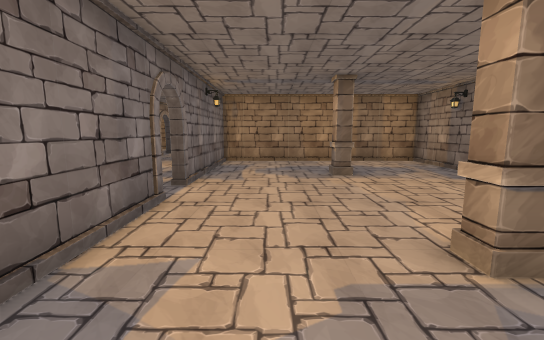
[1] (above)

24 first-person views from a walk through a Unity game level. The camera is 1.3 m above the floor, tilts 8° down and sees 90° across. The floor is counted in squares, 1 m on a side. Each view is taken from the middle of a square. On the plan, view 1 faces up. The plan holds only what a view shows up to about 13 squares ahead; the rest is blank. The place goes on beyond the plan. The player character is not drawn. Some animated figures are left out. Door leaves are left out, so doorways stand open.

[2]
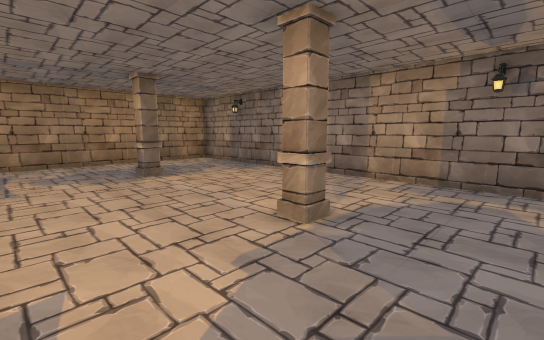

[3]
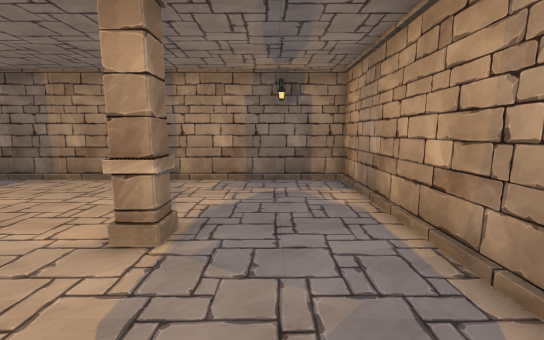

[4]
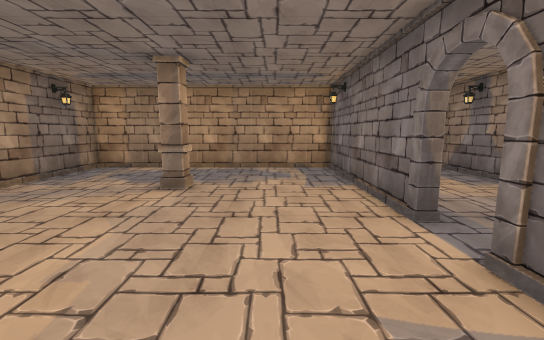

[5]
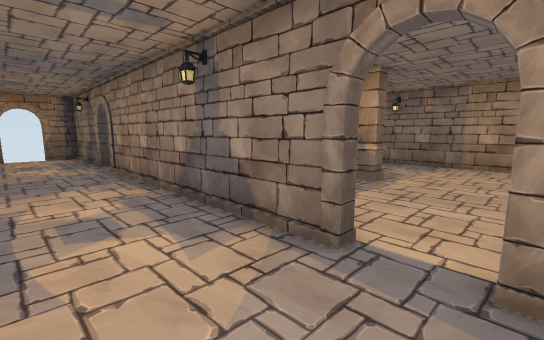

[6]
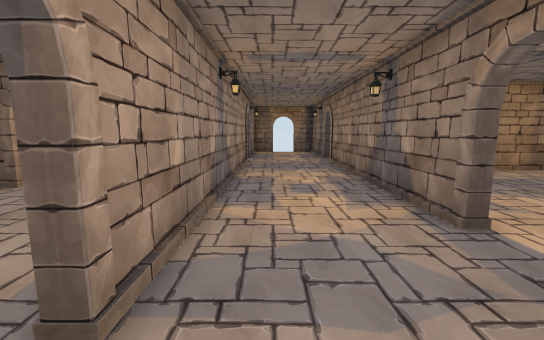

[7]
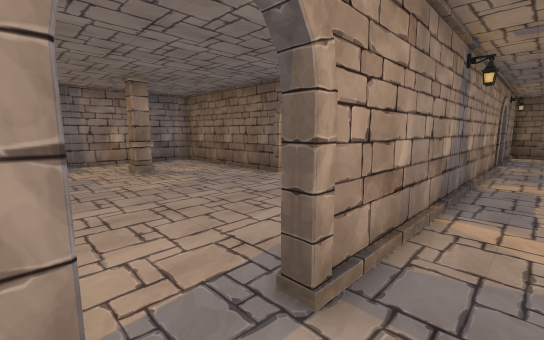

[8]
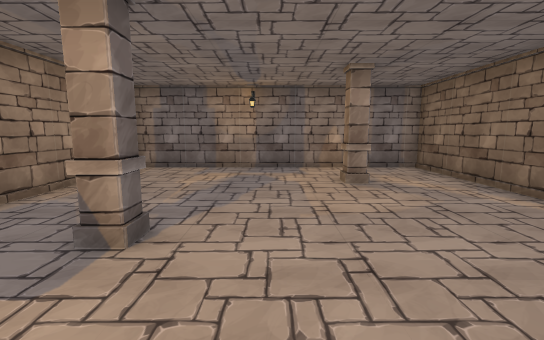

[9]
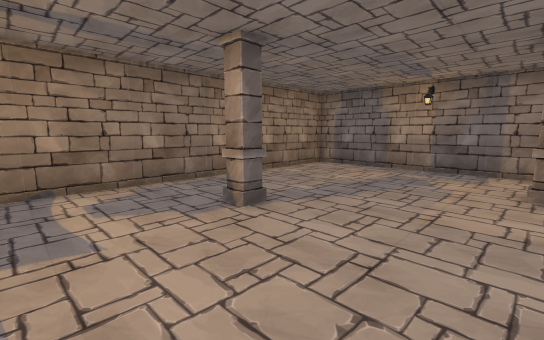

[10]
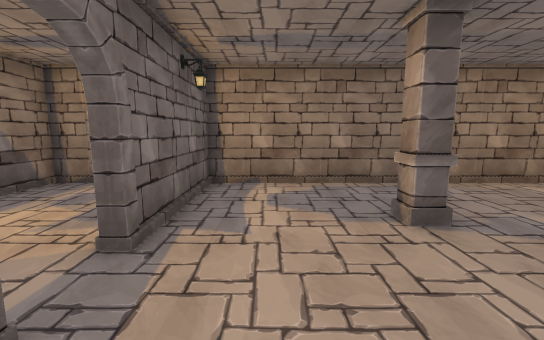

[11]
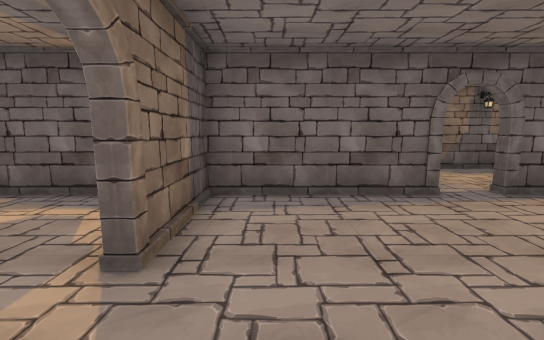

[12]
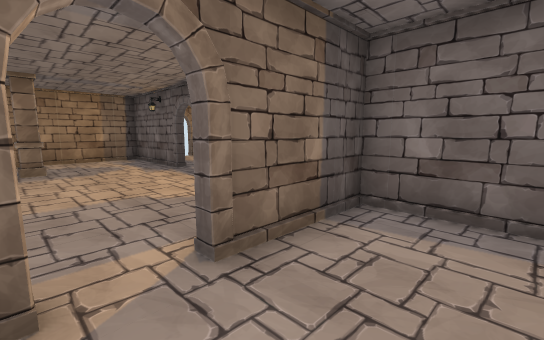

[13]
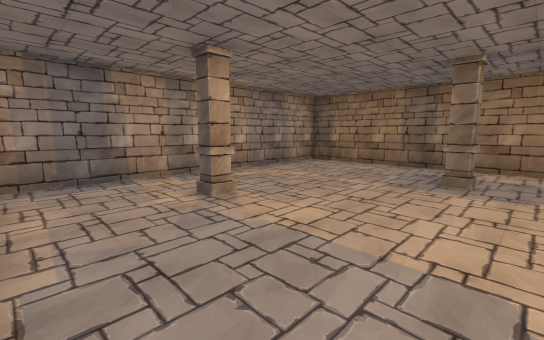

[14]
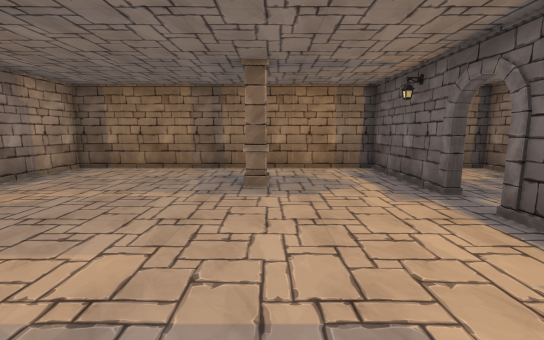

[15]
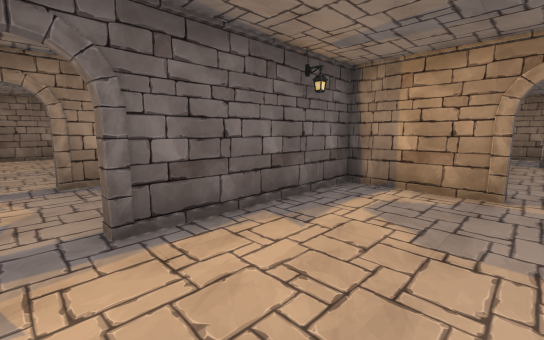

[16]
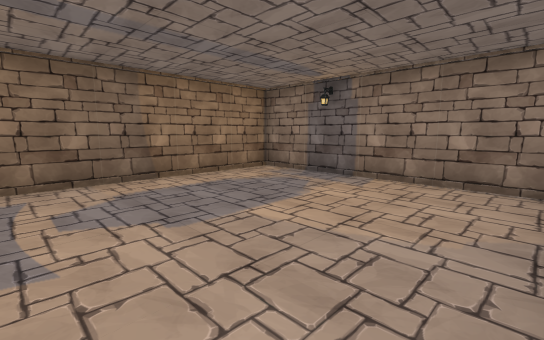

[17]
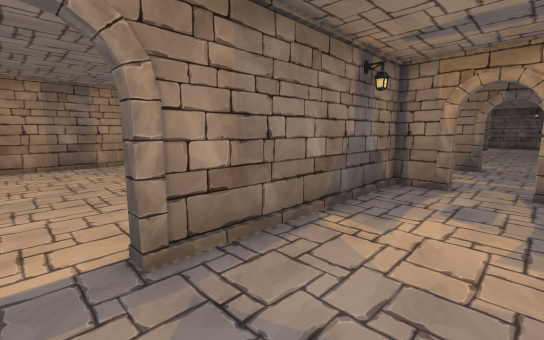

[18]
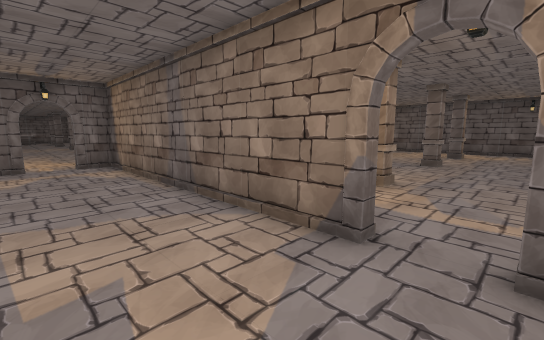

[19]
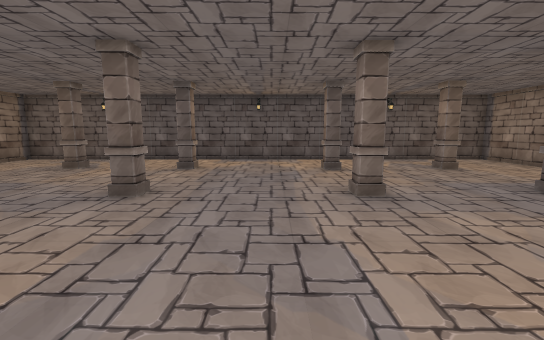

[20]
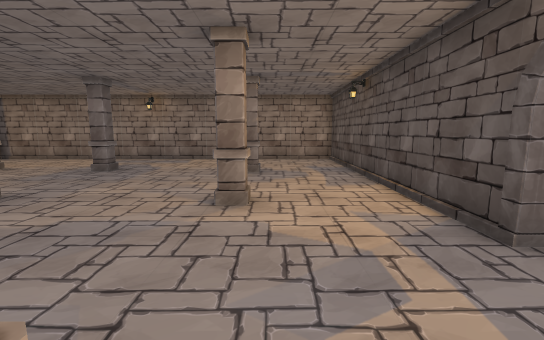

[21]
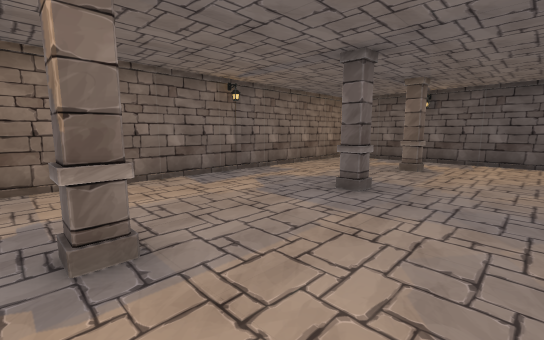

[22]
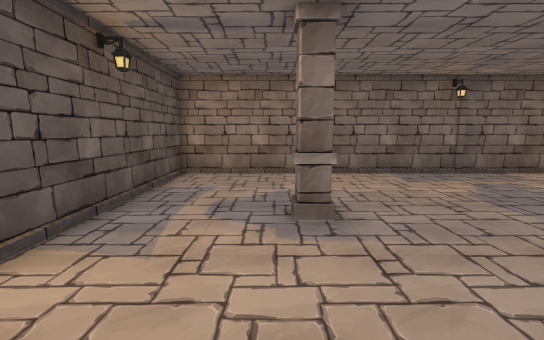

[23]
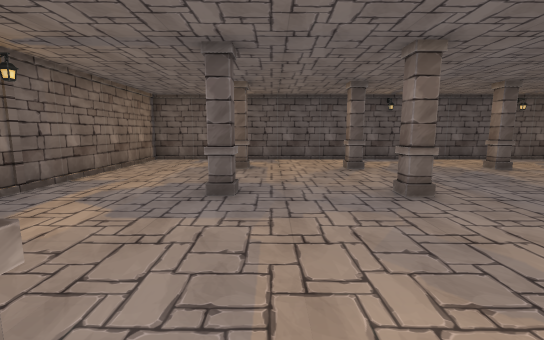

[24]
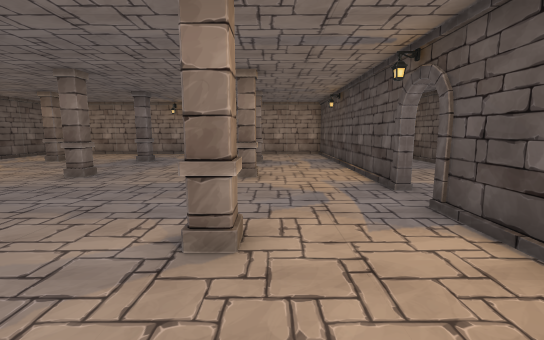

### Floor plan
Points are (right, up) in squares from view 1. A wall is a line through its corners. A room is listed if a view was taken in it or the views show most of it. See-through windows are left out.
Room 1 (views 1, 2, 3, 4)
walls: (-2.2, 5.2) (-2.2, -1); (-2.1, -1) (6.4, -1) (6.4, 12.2) (-2.2, 12.2) (-2.2, 6.5)
ways out: open door at (-2, 6) to room 2
objects: pillar (2, 2) to (2, 3); pillar (2, 8) to (2, 9)
Room 2 (views 5, 6, 7, 17)
walls: (-2.4, 6.5) (-2.4, 15.1); (-6.2, 15.1) (-6.2, 4.5); (-2.4, 16.5) (-2.4, 20.7) (-3.6, 20.7); (-6.2, 3.2) (-6.2, -0.9); (-6.2, 20.4) (-6.2, 16.5); (-4.9, 20.7) (-6, 20.7); (-3.6, -1) (-2.1, -1); (-2.4, -1) (-2.4, 5.2)
ways out: open door at (-2, 6) to room 1; open door at (-6, 4) to room 3; open door at (-6, 16) to room 4; open door at (-2, 16) to room 5; opening at (-4, -1) to room 6; open door at (-4.5, 21)
Room 3 (views 8, 9, 10, 11, 12)
walls: (-10.9, 9.3) (-17, 9.3); (-6.4, 4.5) (-6.4, 8.9); (-17, 9) (-17, -1) (-6.4, -1) (-6.4, 3.2); (-6.2, 9.3) (-9.6, 9.3)
ways out: open door at (-6, 4) to room 2; open door at (-10.3, 9.3) to room 4
objects: pillar (-14, 6); pillar (-10, 2)
Room 4 (views 13, 14, 15)
walls: (-6.4, 16.5) (-6.4, 20.7) (-17, 20.7) (-17, 9); (-9.6, 9.5) (-6.2, 9.5); (-6.4, 8.9) (-6.4, 15.1)
ways out: open door at (-6, 16) to room 2; open door at (-10.3, 9.3) to room 3
objects: pillar (-14, 13); pillar (-11, 18) to (-10, 18)
Room 5 (view 16)
walls: (6.4, 12.9) (6.4, 20.7) (-1.1, 20.7)
ways out: open door at (-2, 16) to room 2
Room 6 (view 18)
walls: (-3.6, -5) (6.4, -5) (6.4, -3.8); (-10.2, -1.2) (-12.1, -1.2); (6.4, -2.5) (6.4, -2)
ways out: opening at (-4, -1) to room 2; open door at (-4.5, -5) to room 7; open door at (6.5, -3)
Room 7 (views 19, 20, 21, 22, 23, 24)
walls: (-4.9, -5.2) (-15, -5.2) (-15, -8.6); (-1.6, -5.2) (-3.6, -5.2); (-15, -10.6) (-15, -21) (6.4, -21) (6.4, -5.2) (0.6, -5.2)
ways out: open door at (-4.5, -5) to room 6
objects: pillar (-11, -18); pillar (-11, -14) to (-11, -13); pillar (-11, -9); pillar (-7, -18); pillar (-7, -14); pillar (-7, -9); pillar (-2, -18); pillar (-2, -14) to (-2, -13); pillar (-2, -9); pillar (2, -18); pillar (2, -14); pillar (2, -9) to (2, -8)

Positions as (right, up) in squares from view 1, and headings:
1: (0, 0), facing up
2: (-1, 0), facing up-right
3: (-1, 1), facing right
4: (0, 9), facing down
5: (-5, 5), facing up-right
6: (-5, 3), facing up
7: (-5, 3), facing up-left
8: (-7, 4), facing left
9: (-7, 6), facing down-left
10: (-8, 6), facing down
11: (-12, 8), facing right
12: (-11, 7), facing up-right
13: (-9, 10), facing up-left
14: (-10, 11), facing up
15: (-10, 16), facing down-right
16: (-1, 13), facing up-right
17: (-5, 6), facing down-right
18: (-5, -2), facing down-right
19: (-5, -8), facing down
20: (-2, -8), facing left
21: (-1, -8), facing down-right
22: (-2, -8), facing right
23: (1, -8), facing down
24: (1, -8), facing left
